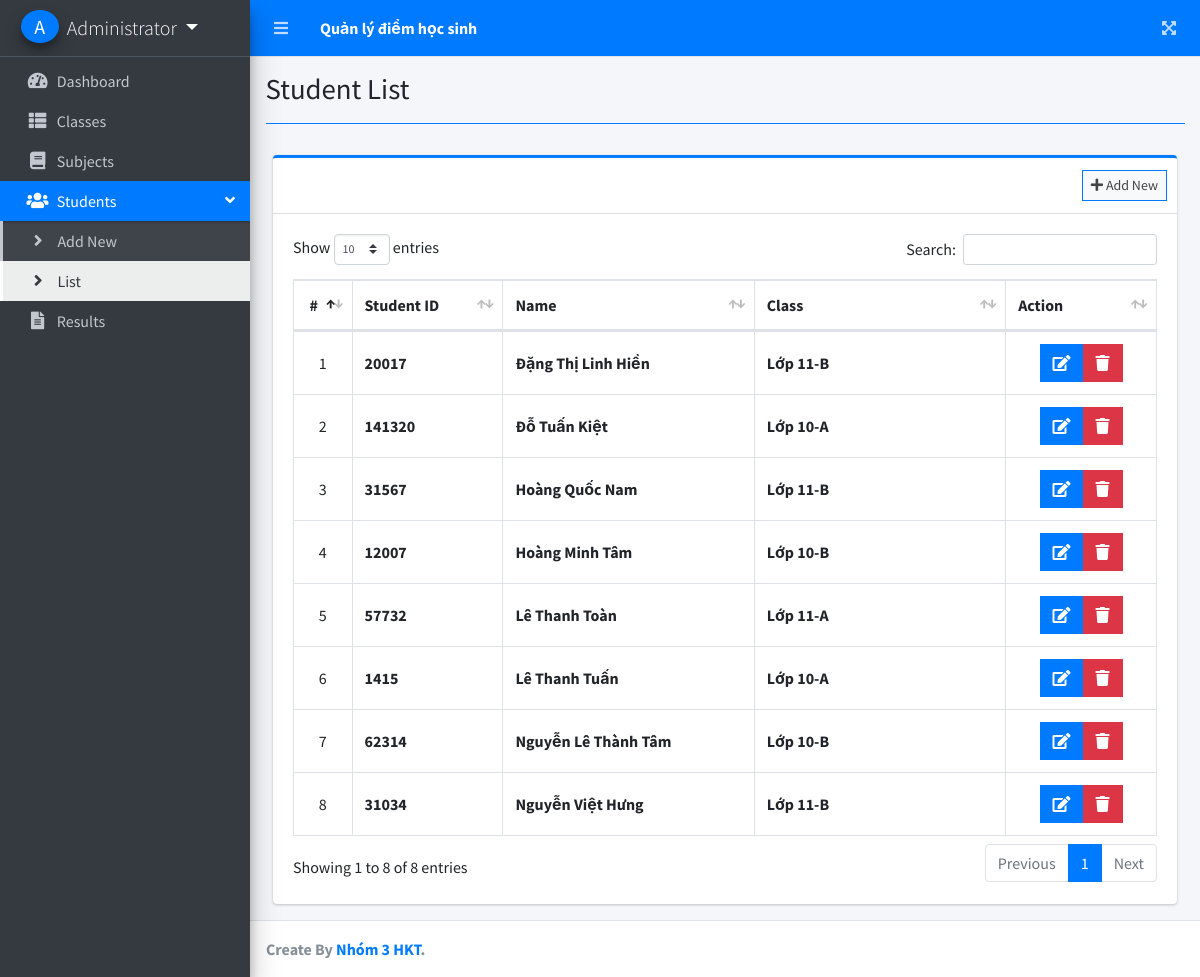
The app's page /index.php?page=student_list (signed in) with its own data.
### tables this page shows
CREATE TABLE `students` (
  `id` int(30) NOT NULL,
  `student_code` varchar(50) NOT NULL,
  `firstname` varchar(200) NOT NULL,
  `middlename` varchar(200) NOT NULL,
  `lastname` varchar(200) NOT NULL,
  `gender` varchar(50) NOT NULL,
  `address` text NOT NULL,
  `class_id` int(30) NOT NULL,
  `date_created` datetime NOT NULL DEFAULT current_timestamp()
);

### student_list.php (the view, shortened to what this page needs)
<?php include'db_connect.php' ?>
<div class="col-lg-12">
	<div class="card card-outline card-primary">
		<div class="card-header">
			<div class="card-tools">
				<a class="btn btn-block btn-sm btn-default btn-flat border-primary " href="./index.php?page=new_student"><i class="fa fa-plus"></i> Add New</a>
			</div>
		</div>
		<div class="card-body">
			<table class="table tabe-hover table-bordered" id="list">
				<colgroup>
					<col width="5%">
					<col width="15%">
					<col width="25%">
					<col width="25%">
					<col width="15%">
				</colgroup>
				<thead>
					<tr>
						<th class="text-center">#</th>
						<th>Student ID</th>
						<th>Name</th>
						<th>Class</th>
						<th>Action</th>
					</tr>
				</thead>
				<tbody>
					<?php
					$i = 1;
					$qry = $conn->query("SELECT s.*,concat(c.level,'-',c.section) as class,concat(firstname,' ',middlename,' ',lastname) as name FROM students s inner join classes c on c.id = s.class_id order by concat(firstname,' ',middlename,' ',lastname) asc  ");
					while($row= $qry->fetch_assoc()):
					?>
					<tr>
						<td class="text-center"><?php echo $i++ ?></td>
						<td class=""><b><?php echo $row['student_code'] ?></b></td>
						<td><b><?php echo ucwords($row['name']) ?></b></td>
						<td><b><?php echo ucwords($row['class']) ?></b></td>
						<td class="text-center">
		                    <div class="btn-group">
		                        <a href="index.php?page=edit_student&id=<?php echo $row['id'] ?>" class="btn btn-primary btn-flat ">
		                          <i class="fas fa-edit"></i>
		                        </a>
		                        <button type="button" class="btn btn-danger btn-flat delete_student" data-id="<?php echo $row['id'] ?>">
		                          <i class="fas fa-trash"></i>
		                        </button>
	                      </div>
						</td>
					</tr>
				<?php endwhile; ?>
				</tbody>
			</table>
		</div>
	</div>
</div>

### student_list.php (style rules this page uses)
table td { vertical-align: middle !important; }

### records on screen
students: student_code "20017", name "Đặng Thị Linh Hiền", class "Lớp 11-B"
students: student_code "141320", name "Đỗ Tuấn Kiệt", class "Lớp 10-A"
students: student_code "31567", name "Hoàng Quốc Nam", class "Lớp 11-B"
students: student_code "12007", name "Hoàng Minh Tâm", class "Lớp 10-B"
students: student_code "57732", name "Lê Thanh Toàn", class "Lớp 11-A"
students: student_code "1415", name "Lê Thanh Tuấn", class "Lớp 10-A"
students: student_code "62314", name "Nguyễn Lê Thành Tâm", class "Lớp 10-B"
students: student_code "31034", name "Nguyễn Việt Hưng", class "Lớp 11-B"

### other values on screen
$_SESSION['login_firstname'].' '.$_SESSION['login_lastname'] "Administrator"
$title "Student List"
